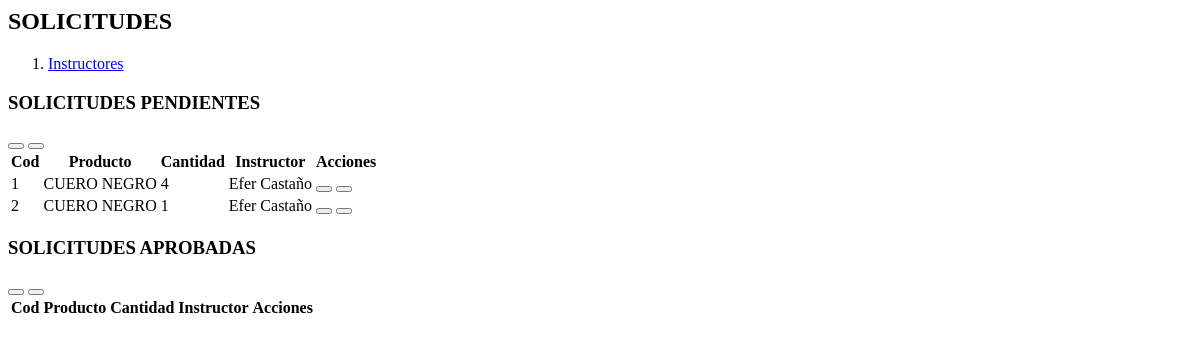
The page /vista/modulos/solicitudes.php on the database its author committed.
### tables this page shows
CREATE TABLE `solicitudes` (
  `id` int(11) NOT NULL,
  `id_producto` int(11) NOT NULL,
  `cantidad` int(4) NOT NULL,
  `id_usuario` int(11) NOT NULL,
  `estado` varchar(10) NOT NULL
);

CREATE TABLE `productos` (
  `id_producto` int(11) NOT NULL,
  `unidadMedida` varchar(12) NOT NULL,
  `nombreProducto` varchar(100) NOT NULL,
  `cantidad` int(5) NOT NULL,
  `foto` varchar(100) NOT NULL,
  `controlInventario` tinyint(1) NOT NULL,
  `paraConsumo` tinyint(1) NOT NULL,
  `paraVenta` tinyint(1) NOT NULL,
  `produccionInterna` tinyint(1) NOT NULL,
  `manejaLotes` tinyint(1) NOT NULL,
  `servicio` tinyint(1) NOT NULL,
  `conteoFisicas` tinyint(1) NOT NULL,
  `productoActivo` tinyint(1) NOT NULL,
  `datosFabricante` varchar(100) NOT NULL,
  `refetencia` varchar(100) NOT NULL,
  `medidas` varchar(100) NOT NULL,
  `presentacion` varchar(100) NOT NULL,
  `ubicacionFisica` varchar(100) NOT NULL,
  `productoEquivalente` varchar(50) NOT NULL,
  `unitarioPromedio` double NOT NULL,
  `totalPromedio` double NOT NULL,
  `stockMinimo` int(50) NOT NULL,
  `stockMaximo` int(50) NOT NULL,
  `tiempoReposicion` varchar(11) NOT NULL,
  `cuentaInventario` int(100) NOT NULL,
  `contableDeIngresos` varchar(100) NOT NULL,
  `contableIngresoAjuste` varchar(100) NOT NULL,
  `contableDevolucionVentas` varchar(100) NOT NULL,
  `contableCostos` varchar(100) NOT NULL,
  `devolucionCompras` varchar(100) NOT NULL,
  `contableGastos` varchar(100) NOT NULL,
  `contableGastosPorAjuste` varchar(100) NOT NULL,
  `impuestoCompras` varchar(100) NOT NULL,
  `impuestoVentas` varchar(100) NOT NULL,
  `usuario_id` int(11) NOT NULL
);

CREATE TABLE `instructores` (
  `Id_instructor` int(11) NOT NULL,
  `numero_documento` int(12) NOT NULL,
  `nombre` varchar(50) NOT NULL,
  `apellido` varchar(50) NOT NULL,
  `telefono` int(10) NOT NULL,
  `gmail` varchar(256) NOT NULL,
  `id_usuario` int(11) NOT NULL
);

### controlador/solicitudes.controlador.php (called while the page is built, shortened)
<?php
class ControladorSolicitudes
{
    private $objDtoSolicitudes;
    public function __construct()
    {
        try {
            $this->objDtoSolicitudes = new Solicitudes();
        } catch (Exception $e) {
            echo "Se ha presentado un error en la metodo constructor Usuario " . $e->getMessage() . " El error se encuentra la linea: " . $e->getLine();
        }
    }
    public function ctrListarSolicitudesPendientes()
    {
        $objSolicitudesDao = new SolicitudesDao($this->objDtoSolicitudes);
        $arraySolicitudes = $objSolicitudesDao->mdlListarSolicitudesPendientes()->fetchAll();
        return $arraySolicitudes;
    }
}

### modelo/dto/solicitudes.php (called while the page is built, shortened)
<?php
class Solicitudes
{
    private $Id;
    private $Producto;
    private $Cantidad;
    private $Id_user;
    private $Estado;
    function getId()
    {
        return $this->Id;
    }
    function getProducto()
    {
        return $this->Producto;
    }
    function getCantidad()
    {
        return $this->Cantidad;
    }
    function getId_user()
    {
        return $this->Id_user;
    }
    function getEstado()
    {
        return $this->Estado;
    }
}

### modelo/conexion.php (called while the page is built)
<?php
class Conexion{
    private $driver;
    private $host;
    private $user;
    private $pass;
    private $dataBase;
    private $charSet;
    function __construct(){
        $archivo = 'util/config.ini';
        if (!$vector = parse_ini_file($archivo)) throw new Exception("Ojo no se pudo abrir el archivo " . $archivo, 1);
        $this -> driver     =   $vector['driver'];
        $this -> host       =   $vector['host'];
        $this -> user       =   $vector['user'];
        $this -> pass       =   $vector['pass'];
        $this -> dataBase   =   $vector['database'];
        $this -> charSet    =   $vector['charset'];
    }
    public function conectar(){
        try {
            $cadena = $this -> driver . ':host=' . $this -> host . ';dbname=' . $this -> dataBase;
            $conexion = new PDO($cadena, $this -> user, $this -> pass);
            $conexion -> setAttribute ( PDO::ATTR_ERRMODE,               PDO::ERRMODE_EXCEPTION);
            $conexion -> setAttribute ( PDO::ATTR_DEFAULT_FETCH_MODE,    PDO::FETCH_ASSOC);
            $conexion -> exec ('SET CHARACTER SET '. $this -> charSet);
        } catch ( PDOException $e ) {
            die('Error en la coneccion PDO' . $e->getMessage());
            echo 'Linea del error: ' . $e->getLine();
        } catch ( Exception $ex ){
            die('Error en la coneccion ' . $ex->getMessage());
            echo 'Linea del error: ' . $ex->getLine();
        }
        return $conexion;
    }
}
?>

### modelo/dao/solicitudesdao.php (called while the page is built, shortened)
<?php
require_once 'modelo/conexion.php';
class SolicitudesDao
{
    public function mdlListarSolicitudesPendientes()
    {
        $sql = "call SpConsultarSolicitudesPendientes ( );";
        try {
            $conexion = new Conexion();
            $stmt = $conexion->conectar()->prepare($sql);
            $stmt->execute();
            $resultSet = $stmt;
        } catch (Exception $e) {
            echo "Se ha presentado un error en la clase DAO " . $e->getMessage() . " El error se encuentra la linea: " . $e->getLine();
        } catch (PDOException $ex) {
            echo "Se ha presentado un error al listar los datos " . $ex->getMessage() . " El error se encuentra la linea: " . $ex->getLine();
        }
        return $resultSet;
    }
}

### vista/modulos/solicitudes.php (the view, shortened to what this page needs)
<div class="content-wrapper">
    <link rel="stylesheet" href="vista/css/producto.css">
    <section class="content-header">
        <h1>
            SOLICITUDES
        </h1>
        <ol class="breadcrumb">
            <li><a href="#"><i class="fa fa-female"></i> Instructores</a></li>
        </ol>
    </section>
    <section class="content">
        <div class="box ">
            <h3>
                SOLICITUDES PENDIENTES
            </h3>
            <div class="box-header with-border">
                <div class="box-tools pull-right">
                    <button type="button" class="btn btn-box-tool" data-widget="collapse" data-toggle="tooltip" title="Collapse">
                        <i class="fa fa-minus"></i></button>
                    <button type="button" class="btn btn-box-tool" data-widget="remove" data-toggle="tooltip" title="Remove">
                        <i class="fa fa-times"></i></button>
                </div>
            </div>
            <div class="table-responsive">
                <table id="tablaHumano" class="table table-dark table-striped">
                    <thead>
                        <tr>
                            <th>Cod</th>
                            <th>Producto</th>
                            <th>Cantidad</th>
                            <th>Instructor</th>
                            <th>Acciones</th>
                        </tr>
                    </thead>
                    <tbody>
                        <?php
                        $objHumano = new ControladorSolicitudes();
                        $arrayUsuario = $objHumano->ctrListarSolicitudesPendientes();
                        foreach ($arrayUsuario as $campo) {
                            $cod = $campo['id'];
                        ?>
                            <tr>
                                <td id="<?php echo 'cod' . $cod; ?>"><?php echo $cod;  ?></td>
                                <td id="<?php echo 'pas' . $cod; ?>"><?php echo $campo['nombreProducto']; ?></td>
                                <td id="<?php echo 'cant' . $cod; ?>"><?php echo $campo['cantidad']; ?></td>
                                <td id="<?php echo 'nom' . $cod; ?>"><?php echo $campo['nombre'];  ?> <?php echo $campo['apellido'];  ?></td>
                                <td>
                                    <button type='button' class='btn btn-success' data-toggle='modal' onclick='solicitudEstado(<?php echo "cod" . $cod; ?> , "APROBADA", <?php echo "cant" . $cod; ?>, <?php echo "id_prod" . $cod; ?>)'><i class='fa fa-check'></i></button>
                                    <button type='button' class='btn btn-danger' data-toggle='modal' onclick='solicitudEstado(<?php echo "cod" . $cod; ?> , "RECHAZADA" , <?php echo "cant" . $cod; ?> , <?php echo "id_prod" . $cod; ?>)'><i class='fa fa-times'></i></button>
                                </td>
                            </tr>
                        <?php
                        }
                        ?>
                    </tbody>
                </table>
            </div>
        </div>
        <div class="box ">
            <h3>
                SOLICITUDES APROBADAS
            </h3>
            <div class="box-header with-border">
                <div class="box-tools pull-right">
                    <button type="button" class="btn btn-box-tool" data-widget="collapse" data-toggle="tooltip" title="Collapse">
                        <i class="fa fa-minus"></i></button>
                    <button type="button" class="btn btn-box-tool" data-widget="remove" data-toggle="tooltip" title="Remove">
                        <i class="fa fa-times"></i></button>
                </div>
            </div>
            <div class="table-responsive">
                <table id="tablaHumano2" class="table table-dark table-striped">
                    <thead>
                        <tr>
                            <th>Cod</th>
                            <th>Producto</th>
                            <th>Cantidad</th>
                            <th>Instructor</th>
                            <th>Acciones</th>
                        </tr>
                    </thead>
                </table>
            </div>
        </div>
    </section>
</div>

### rows shown on the page
solicitudes: id "1", id_producto.nombreProducto "CUERO NEGRO", cantidad "4", instructores.nombre "Efer", instructores.apellido "Castaño"
solicitudes: id "2", id_producto.nombreProducto "CUERO NEGRO", cantidad "1", instructores.nombre "Efer", instructores.apellido "Castaño"
